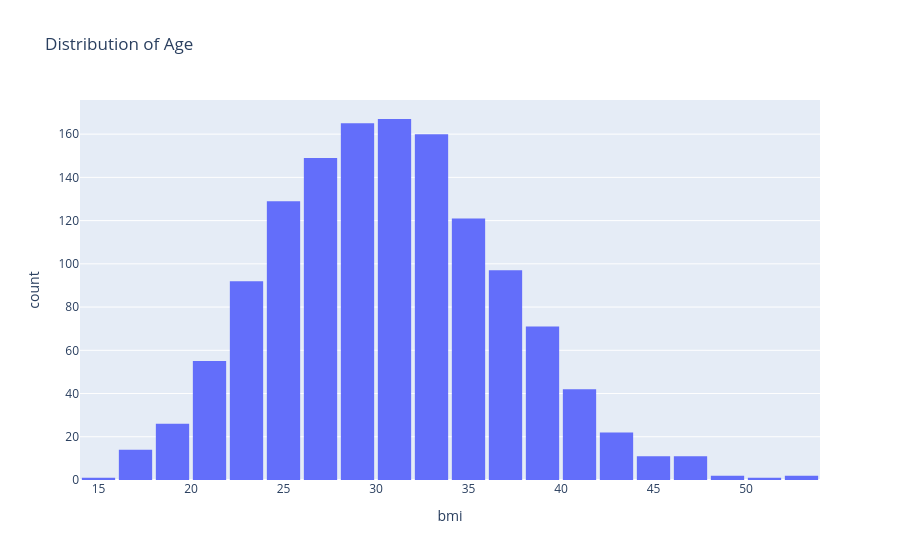

Notebook cell for this chart:
### Code cell
fig = px.histogram(medical, x="bmi", nbins=30, title="Distribution of Age")
fig.update_layout(bargap=0.1)
fig.show()

### Figure 1 — Plotly figure (JSON) as saved in the notebook; plotly's stock layout.template omitted (floating-point values rounded to 4 significant figures; data arrays with more than 128 entries replaced by an {"elided": "..."} marker saying what was removed)
{"data": [{"alignmentgroup": "True", "bingroup": "x", "hovertemplate": "bmi=%{x}<br>count=%{y}<extra></extra>", "legendgroup": "", "marker": {"color": "#636efa", "pattern": {"shape": ""}}, "name": "", "nbinsx": 30, "offsetgroup": "", "orientation": "v", "showlegend": false, "type": "histogram", "x": {"elided": "1338 float values"}, "xaxis": "x", "yaxis": "y"}], "layout": {"bargap": 0.1, "barmode": "relative", "legend": {"tracegroupgap": 0}, "title": {"text": "Distribution of Age"}, "xaxis": {"anchor": "y", "domain": [0, 1], "title": {"text": "bmi"}}, "yaxis": {"anchor": "x", "domain": [0, 1], "title": {"text": "count"}}}}
